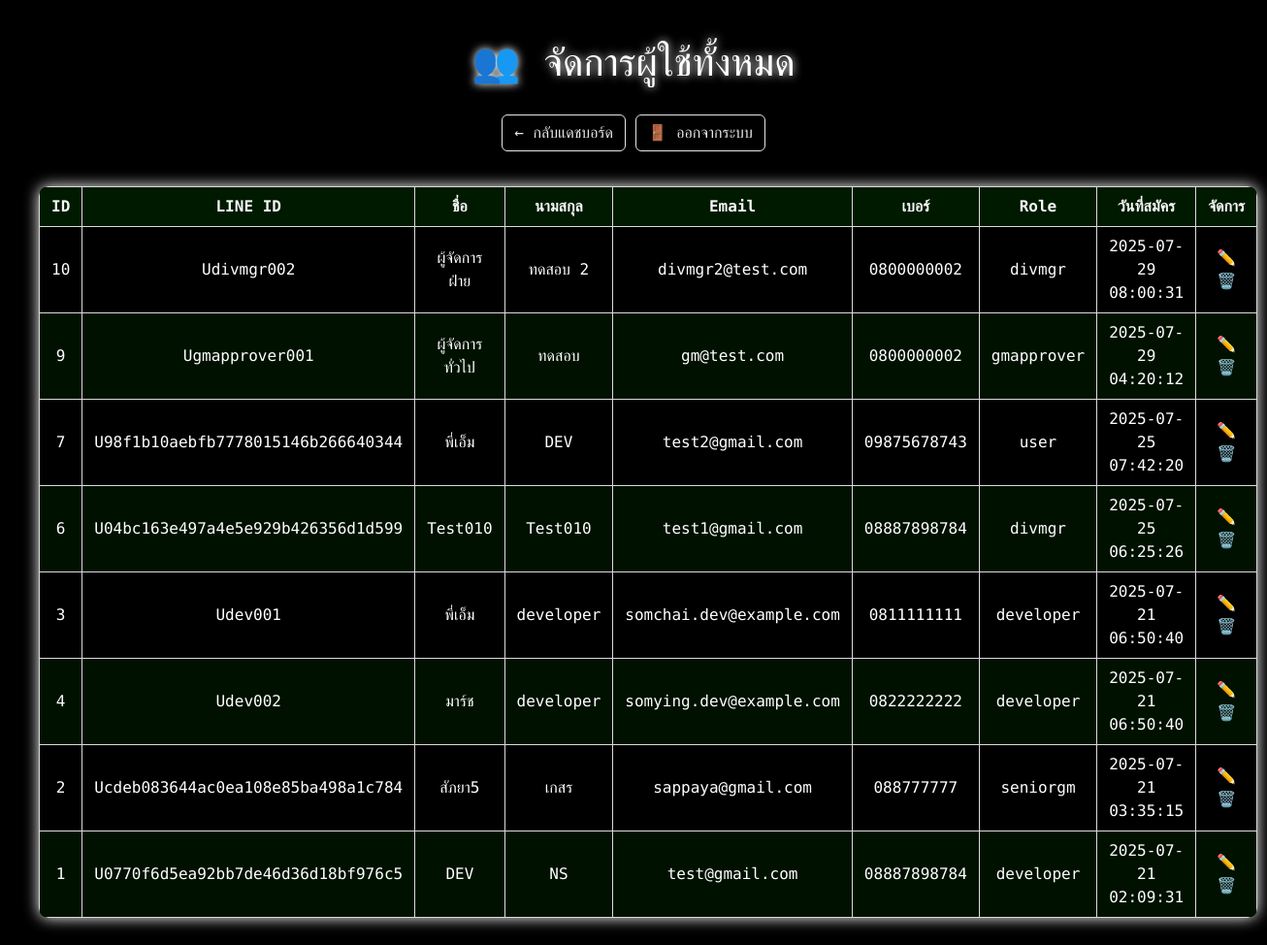
Page /admin/manage_users.php (signed in) on the committed database.
### tables this page shows
CREATE TABLE `users` (
  `id` int(11) NOT NULL,
  `line_id` varchar(255) NOT NULL,
  `name` varchar(255) DEFAULT NULL,
  `lastname` varchar(255) DEFAULT NULL,
  `position` varchar(100) DEFAULT NULL,
  `email` varchar(255) DEFAULT NULL,
  `created_at` timestamp NOT NULL DEFAULT current_timestamp(),
  `phone` varchar(20) DEFAULT NULL,
  `role` varchar(50) NOT NULL DEFAULT 'user',
  `created_by_admin_id` int(11) DEFAULT NULL,
  `department` varchar(100) DEFAULT NULL,
  `is_active` tinyint(1) DEFAULT 1,
  `employee_id` varchar(20) DEFAULT NULL
);

### admin/manage_users.php (the view, shortened to what this page needs)
<?php
require_once __DIR__ . '/../config/database.php';
$stmt = $conn->query("SELECT * FROM users ORDER BY created_at DESC");
$users = $stmt->fetchAll(PDO::FETCH_ASSOC);
?>
<!DOCTYPE html>
<html lang="th">
<head>
    <link href="https://cdn.jsdelivr.net/npm/bootstrap@5.3.7/dist/css/bootstrap.min.css" rel="stylesheet">
</head>
<body>
<h1>👥 จัดการผู้ใช้ทั้งหมด</h1>
<div class="mb-3 text-center">
    <a href="dashboard.php" class="btn-back">← กลับแดชบอร์ด</a>
    <a href="logout.php" class="btn-logout">🚪 ออกจากระบบ</a>
</div>
<table>
    <thead>
        <tr>
            <th>ID</th>
            <th>LINE ID</th>
            <th>ชื่อ</th>
            <th>นามสกุล</th>
            <th>Email</th>
            <th>เบอร์</th>
            <th>Role</th>
            <th>วันที่สมัคร</th>
            <th>จัดการ</th>
        </tr>
    </thead>
    <tbody>
        <?php foreach ($users as $user): ?>
            <tr>
                <td><?= htmlspecialchars($user['id']) ?></td>
                <td><?= htmlspecialchars($user['line_id']) ?></td>
                <td><?= htmlspecialchars($user['name']) ?></td>
                <td><?= htmlspecialchars($user['lastname']) ?></td>
                <td><?= htmlspecialchars($user['email']) ?></td>
                <td><?= htmlspecialchars($user['phone']) ?></td>
                <td><?= htmlspecialchars($user['role']) ?></td>
                <td><?= htmlspecialchars($user['created_at']) ?></td>
                <td class="actions">
                    <a href="edit_user.php?id=<?= $user['id'] ?>">✏️</a>
                    <a href="delete_user.php?id=<?= $user['id'] ?>" onclick="return confirm('คุณแน่ใจว่าต้องการลบ?')">🗑️</a>
                </td>
            </tr>
        <?php endforeach; ?>
    </tbody>
</table>
</body>
</html>

### admin/manage_users.php (style rules this page uses)
body { background-color: #000; color: #ffffffff; font-family: 'Share Tech Mono', monospace; min-height: 100vh; padding: 40px; }
h1 { text-align: center; margin-bottom: 30px; text-shadow: 0 0 10px #ffffffff; }
a { color: #dbdbdbff; text-decoration: none; }
.btn-back, .btn-logout { margin-bottom: 20px; display: inline-block; padding: 6px 12px; color: #e6e6e6ff; border: 1px solid #e7e7e7ff; border-radius: 6px; background-color: transparent; text-decoration: none; }
table { width: 100%; border-collapse: collapse; margin-top: 15px; background-color: rgba(0, 0, 0, 0.8); box-shadow: 0 0 15px #ffffffff; border-radius: 10px; overflow: hidden; }
th, td { border: 1px solid #dbdbdbff; padding: 8px 12px; text-align: center; }
th { background-color: #001a00; color: #f7f7f7ff; }
tr:nth-child(even) { background-color: #001100; }
.actions a { margin: 0 5px; }

### rows in the picture
users: id "10", line "Udivmgr002", name "ผู้จัดการฝ่าย", lastname "ทดสอบ 2", email "divmgr2@test.com", phone "0800000002", role "divmgr", created_at "2025-07-29 08:00:31"
users: id "9", line "Ugmapprover001", name "ผู้จัดการทั่วไป", lastname "ทดสอบ", email "gm@test.com", phone "0800000002", role "gmapprover", created_at "2025-07-29 04:20:12"
users: id "7", line "U98f1b10aebfb7778015146b266640344", name "พี่เอ็ม", lastname "DEV", email "test2@gmail.com", phone "09875678743", role "user", created_at "2025-07-25 07:42:20"
users: id "6", line "U04bc163e497a4e5e929b426356d1d599", name "Test010", lastname "Test010", email "test1@gmail.com", phone "08887898784", role "divmgr", created_at "2025-07-25 06:25:26"
users: id "3", line "Udev001", name "พี่เอ็ม", lastname "developer", email "somchai.dev@example.com", phone "0811111111", role "developer", created_at "2025-07-21 06:50:40"
users: id "4", line "Udev002", name "มาร์ช", lastname "developer", email "somying.dev@example.com", phone "0822222222", role "developer", created_at "2025-07-21 06:50:40"
users: id "2", line "Ucdeb083644ac0ea108e85ba498a1c784", name "สัภยา5", lastname "เกสร", email "sappaya@gmail.com", phone "088777777", role "seniorgm", created_at "2025-07-21 03:35:15"
users: id "1", line "U0770f6d5ea92bb7de46d36d18bf976c5", name "DEV", lastname "NS", email "test@gmail.com", phone "08887898784", role "developer", created_at "2025-07-21 02:09:31"
